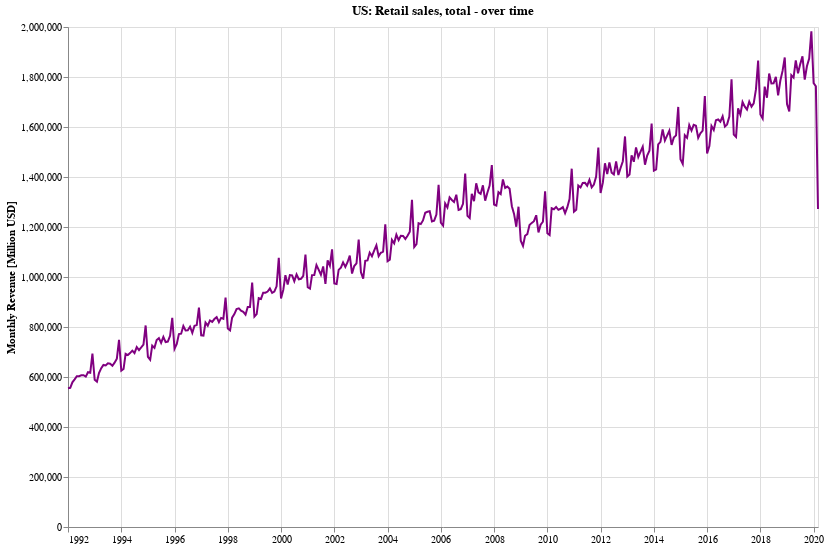

Notebook code for this chart:
### Markdown cell above
### What is the trend for retail sales revenue?

### Code cell
doLineChartFor('Retail sales, total', df_combined, 'Monthly Revenue [Million USD]')

### Figure 1 — Vega-Lite specification as saved in the notebook (floating-point values rounded to 4 significant figures; data arrays with more than 128 entries replaced by an {"elided": "..."} marker saying what was removed)
{"config": {"view": {"continuousWidth": 400, "continuousHeight": 300}}, "data": {"name": "data-5b207e3d1e9e5428edb6b20c7ff88648"}, "mark": {"type": "line", "color": "purple"}, "encoding": {"tooltip": [{"type": "temporal", "field": "dt"}, {"type": "quantitative", "field": "Retail sales, total", "format": ",.0f", "title": "$"}], "x": {"type": "temporal", "axis": {"title": ""}, "field": "dt"}, "y": {"type": "quantitative", "axis": {"title": "Monthly Revenue [Million USD]"}, "field": "Retail sales, total"}}, "height": 500, "title": "US: Retail sales, total - over time", "width": 750, "$schema": "https://vega.github.io/schema/vega-lite/v4.0.2.json", "datasets": {"data-5b207e3d1e9e5428edb6b20c7ff88648": {"elided": "339 records"}}}
